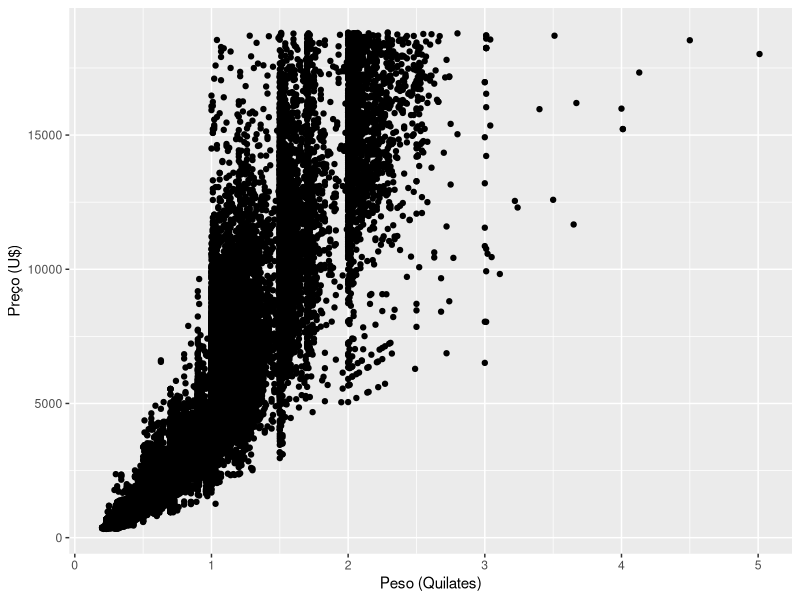
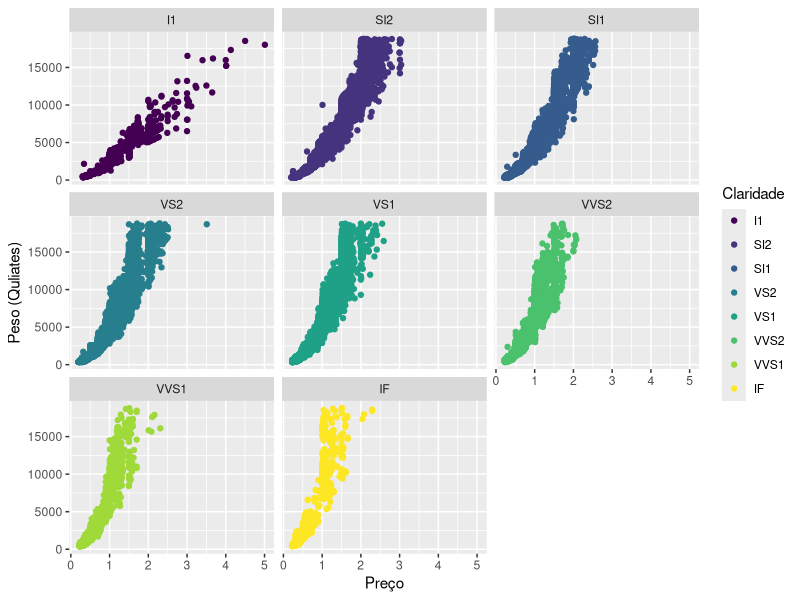
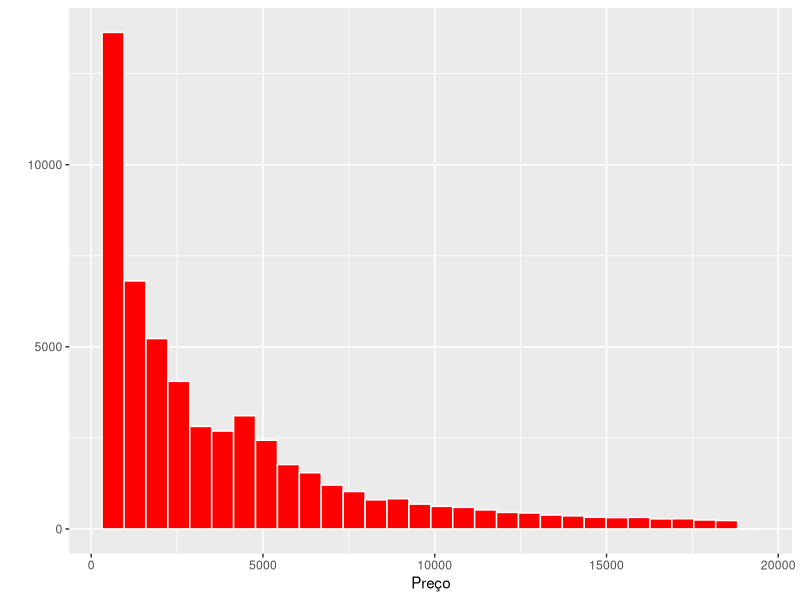
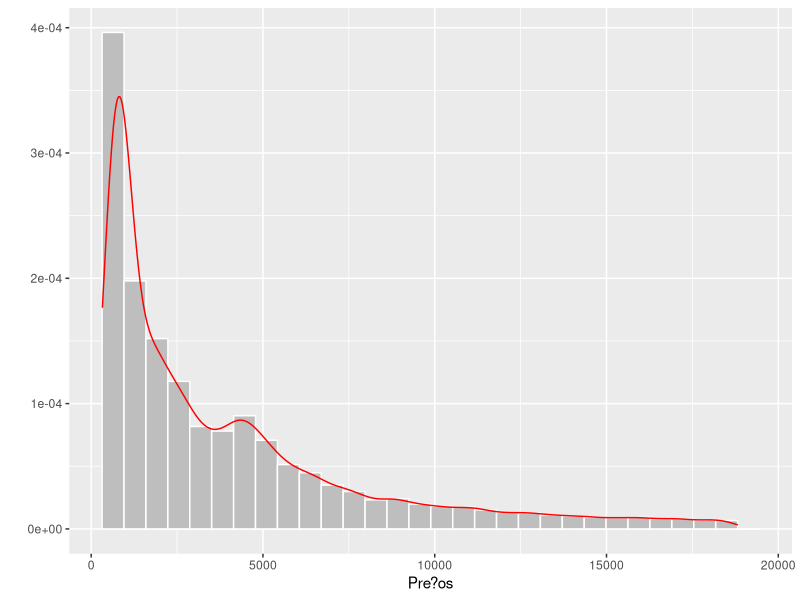
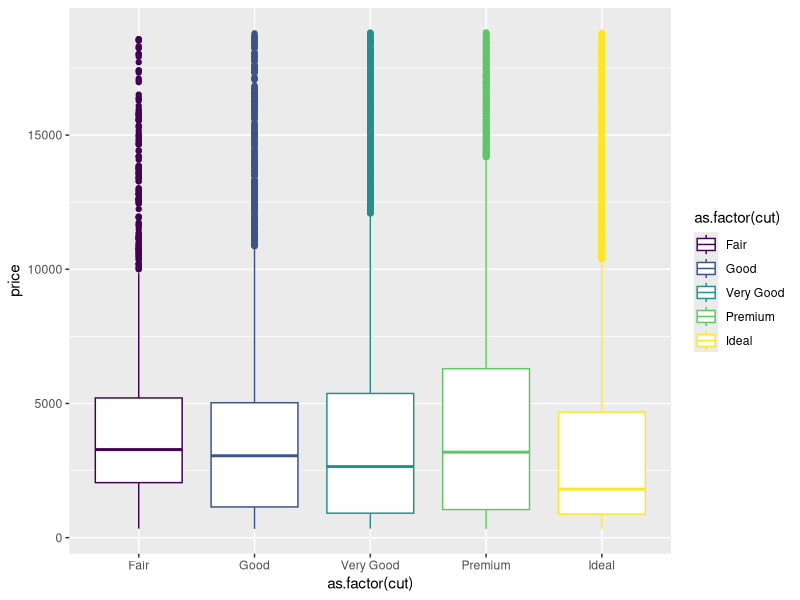
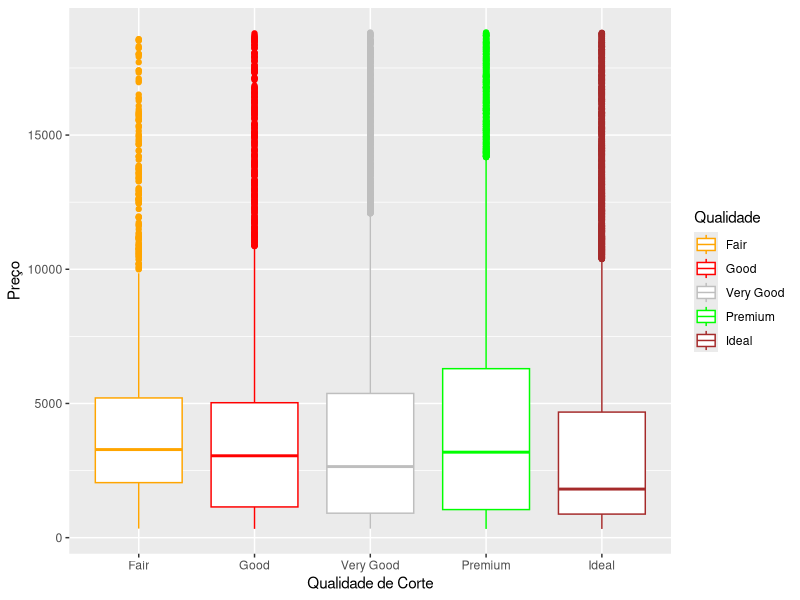
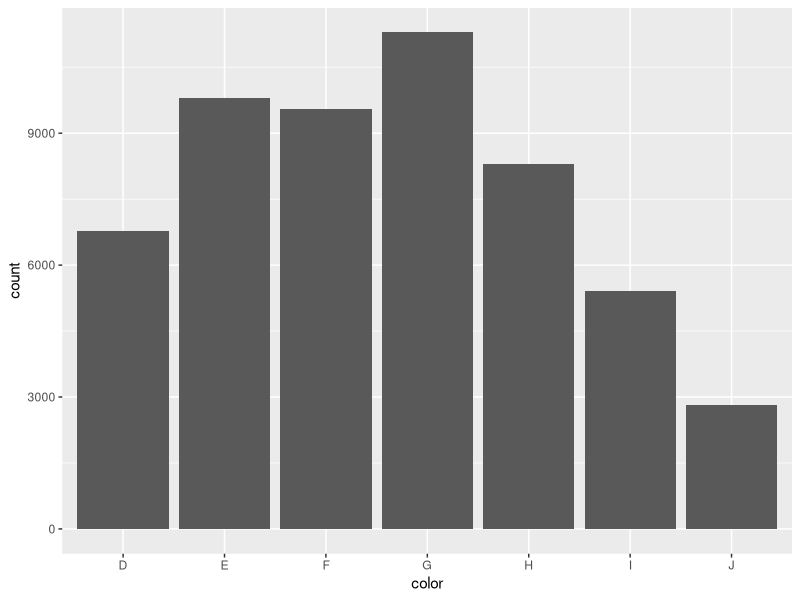
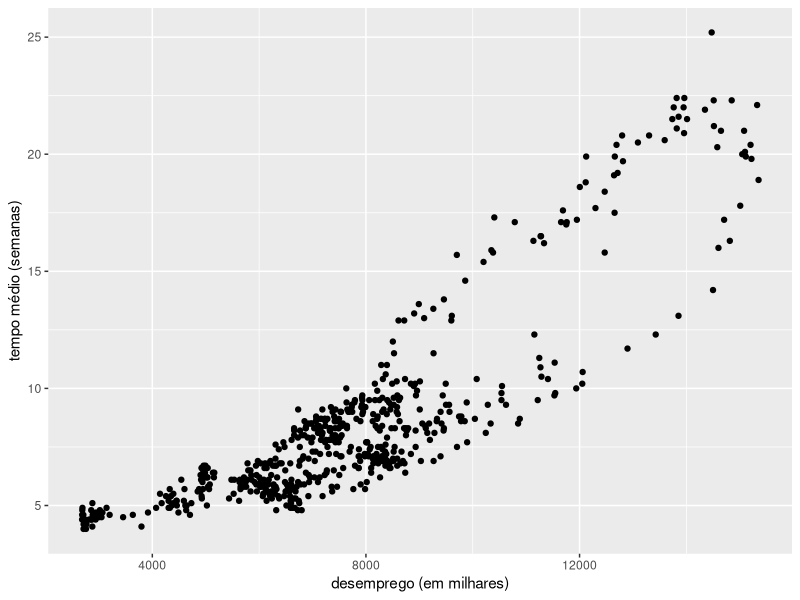

These figures' R source, in order:
## ---- chunk 1
library(ggplot2)
library(dplyr)
library(tidyr)
## ---- chunk 2
?geom_point
## ---- chunk 3
ggplot(diamonds, aes(x = carat, y = price))+
  geom_point()+
  xlab("Peso (Quilates)")+
  ylab("Preço (U$)")

## ---- chunk 4
ggplot(diamonds, aes(x = carat, y = price))+
  labs(x = "Preço", y = "Peso (Quliates)", colour = "Claridade")+
  geom_point(aes(colour = clarity))+
  facet_wrap(~clarity)

## ---- chunk 5
?geom_histogram
?geom_bar
## ---- chunk 6
ggplot(diamonds, aes(x = price))+
  labs(x = "Preço", y =" " )+
  geom_histogram(fill = "red", colour = "white")
## ---- chunk 7
ggplot(diamonds, aes(x = price))+
  labs(x = "Pre?os", y =" " )+
  geom_histogram(aes(y =..density..), fill = "gray", colour = "white")+
  geom_density(colour = "red")
## ---- chunk 8
?geom_boxplot
## ---- chunk 9
ggplot(diamonds, aes(x = as.factor(cut), y = price, colour = as.factor(cut)))+
  geom_boxplot()
## ---- chunk 10
ggplot(diamonds, aes(x = as.factor(cut), y = price, colour = as.factor(cut)))+
  labs(x = "Qualidade de Corte", y ="Preço", colour = "Qualidade" )+
  geom_boxplot()+
  scale_color_manual(values = c("orange", "red","gray","green","brown"))
## ---- chunk 11
?geom_bar
## ---- chunk 12
ggplot(diamonds, aes(x = color))+
  geom_bar()
## ---- chunk 13
head(economics)
## ---- chunk 14
economics %>% 
  ggplot(aes(x =unemploy, y = uempmed))+
  geom_point()+
  xlab("desemprego (em milhares)")+
  ylab("tempo médio (semanas)")
## ---- chunk 15
eco1 <- economics %>% 
  mutate(ano = substr(date, 1, 4))
eco1 %>% 
  ggplot(aes(x = unemploy, y=uempmed, colour = as.numeric(ano)))+
  geom_point()+
  labs(x = "desemprego (em milhares)", y = "tempo médio (semanas)", colour = "ano")
  
## ---- chunk 16
economics %>% 
  ggplot(aes(x = date, y = unemploy))+
  xlab("ano")+
  ylab("desemprego (em milhares)")+
  geom_line()
## ---- chunk 17
eco2 <- eco1 %>% 
  group_by(ano) %>%
  summarise(media_ano = mean(unemploy))
eco2 %>% 
  ggplot(aes(x = as.numeric(ano), y = media_ano))+
  xlab("ano")+
  ylab("media anual (em milhares)")+
  geom_line()
## ---- chunk 18
eco3 <- eco1 %>% 
  group_by(ano) %>% 
  summarise(mediana = median(unemploy),
            quartil1 = quantile(unemploy, probs=0.01),
            quartil99 = quantile(unemploy, probs=0.99))

eco3 %>% 
  ggplot(aes(x = as.numeric(ano), y = mediana))+
  xlab("ano")+
  ylab("mediana anual")+
  geom_ribbon(aes(ymin = quartil1, ymax = quartil99), fill = "dark gray", colour = "white")+
  geom_line()
## ---- chunk 19
eco4 <- economics %>% 
  mutate(tx_desemprego = unemploy/pop) %>% 
  gather(taxas, valor, tx_desemprego, pce, psavert)

eco4 %>% 
  ggplot(aes(x = date, y = valor))+
  xlab("ano")+
  ylab("valor")+
  geom_line()+
  facet_grid(taxas~., scales = "free_y", )
